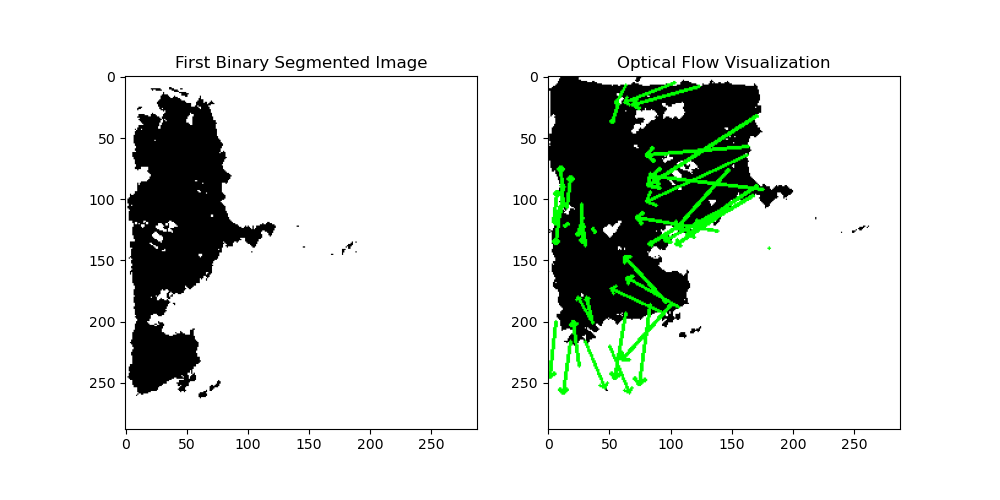
#> input picture src/temp/0039.png, 1000 x 500 px, found by its file name
$ python findcentroid.py
#> lines starting #> are read from the running program, lines starting #| are printed output that depends on the picture; after the words box and inside, x2 and y2 are one past the last pixel; in counts of white or black regions, pixels touching at a corner belong together
import numpy as np
import cv2
import matplotlib.pyplot as plt

def find_cloud_centroids(seg_img_path):
    """
    Finds the centroids of the clouds in a binary segmented image.

    :param seg_img_path: Path to the input binary image where the cloud is white (255) and sky is black (0).
    :return: A list of tuples (cX, cY) representing the centroids of the cloud.
    """
#> called with seg_img_path = '/data:segmented/0039.png'
    # Load the binary segmented image
    seg_img = cv2.imread(seg_img_path, cv2.IMREAD_GRAYSCALE)
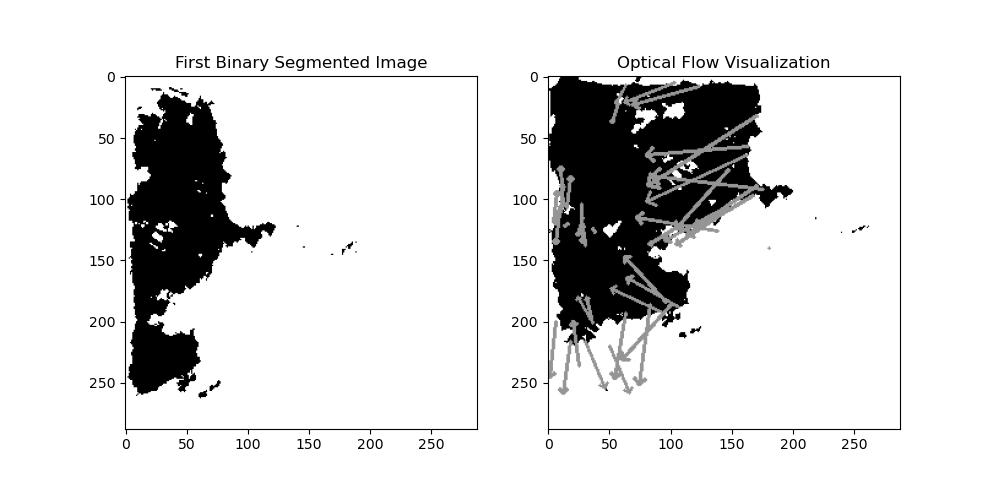
#> seg_img: shape (500, 1000); min 0, max 255, mean 222.1

    # Invert the binary image so that the clouds become black (foreground) and the sky becomes white (background)
    seg_img_inverted = cv2.bitwise_not(seg_img)
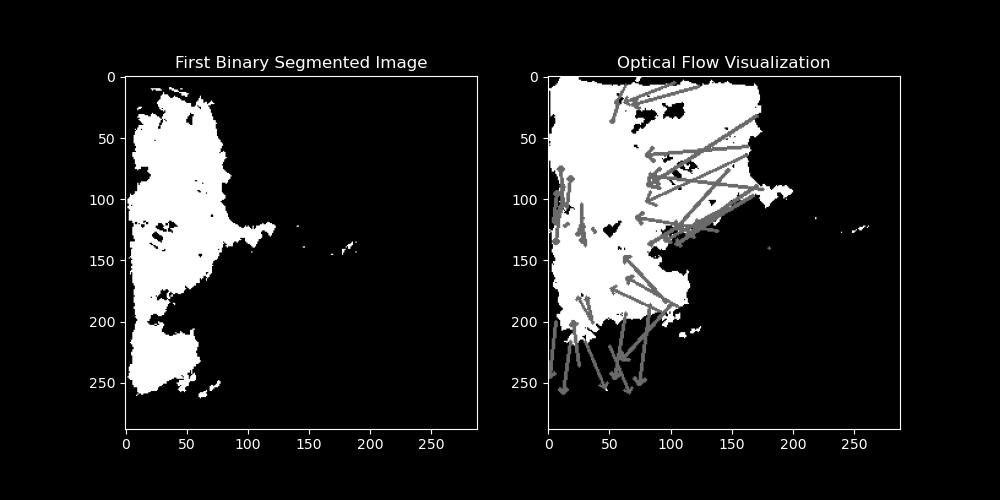
#> seg_img_inverted: shape (500, 1000); min 0, max 255, mean 32.9

    # Find contours in the binary image (clouds are white, sky is black)
    contours, _ = cv2.findContours(seg_img, cv2.RETR_EXTERNAL, cv2.CHAIN_APPROX_SIMPLE)
#> contours = [[[0, 0], [0, 499], [999, 499], [999, 0]]]

    # Convert the grayscale image to BGR so we can draw colored circles
    color_img = cv2.cvtColor(seg_img, cv2.COLOR_GRAY2BGR)

    # List to store centroids
    centroids = []

    for contour in contours:
        # Calculate the moments of the contour
        M = cv2.moments(contour)

        if M["m00"] != 0:  # Avoid division by zero
            # Calculate the centroid using moments
            cx = int(M["m10"] / M["m00"])
            cy = int(M["m01"] / M["m00"])
            centroids.append((cx, cy))

            # Draw the contour and centroid for debugging purposes
            cv2.drawContours(color_img, [contour], -1, (127, 127, 127), 2)  # Draw the contour in gray

            # Draw the centroid as a blue circle
            cv2.circle(color_img, (cx, cy), 7, (255, 0, 0), -1)  # Blue circle for centroids
#> this loop made 1 pass
#> (contour, cx, cy) on pass 1: ([[0, 0], [0, 499], [999, 499], [999, 0]], 499, 249)
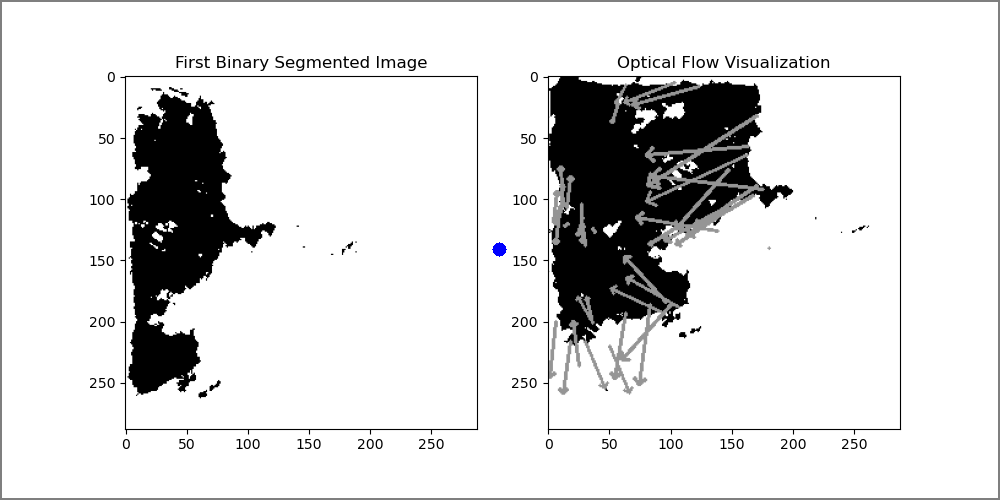
#> color_img: shape (500, 1000, 3); mean B, G, R 220.6, 220.5, 220.5
#> after the loop, centroids = [(499, 249)]

    return centroids, color_img


# Test with your segmented image path
seg_img_path = "/data:segmented/0039.png"  # The image you uploaded
centroids, result_img = find_cloud_centroids(seg_img_path)
#> centroids = [(499, 249)]

# Print centroids
print("Cloud centroids:", centroids)
#| Cloud centroids: [(499, 249)]

# Show the image with marked centroids using matplotlib
plt.imshow(cv2.cvtColor(result_img, cv2.COLOR_BGR2RGB))
plt.title('Cloud Centroids Marked')
plt.axis('off')
plt.show()

$ run again, with src/temp/12.png copied over src/temp/0039.png
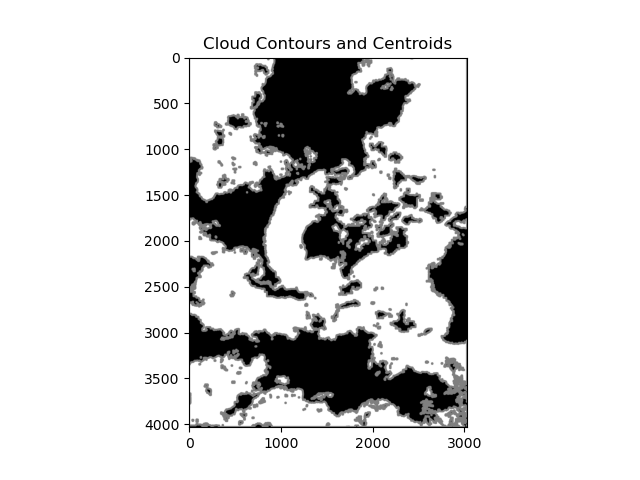
#> input picture src/temp/12.png, 640 x 480 px, found by its file name
#> in find_cloud_centroids, seg_img is the input picture: shape (480, 640); min 0, max 255, mean 216.7
#> in find_cloud_centroids, `seg_img_inverted = cv2.bitwise_not(seg_img)`:
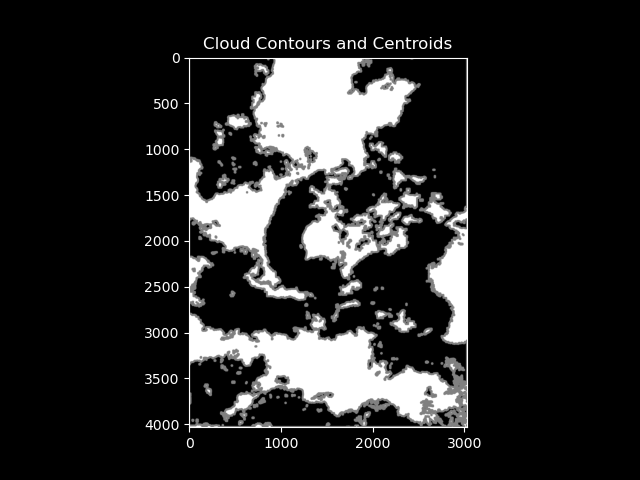
#> seg_img_inverted: shape (480, 640); min 0, max 255, mean 38.3
#> contours = [[[0, 0], [0, 479], [639, 479], [639, 0]]]
#> the loop in find_cloud_centroids, `for contour in contours:` made 1 pass
#> (contour, cx, cy) on pass 1: ([[0, 0], [0, 479], [639, 479], [639, 0]], 319, 239)
#> after the loop in find_cloud_centroids, `for contour in contours:`:
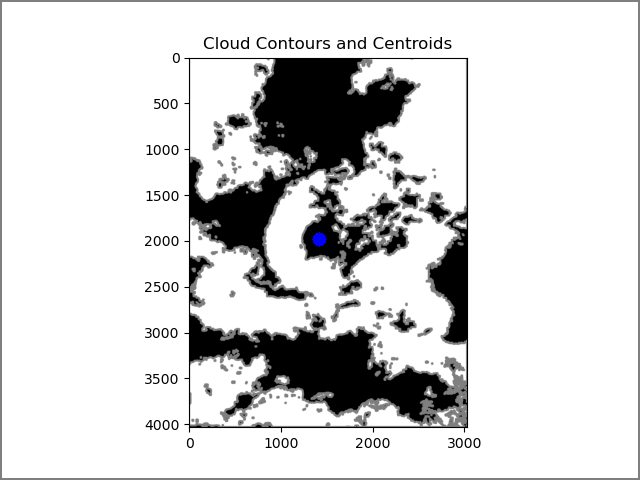
#> color_img: shape (480, 640, 3); 1.5% of pixels changed, all inside (x1, y1, x2, y2) = (0, 0, 640, 480)
#> after the loop in find_cloud_centroids, `for contour in contours:`: centroids = [(319, 239)]
#| Cloud centroids: [(319, 239)]

$ run again, with src/temp/24.png copied over src/temp/0039.png
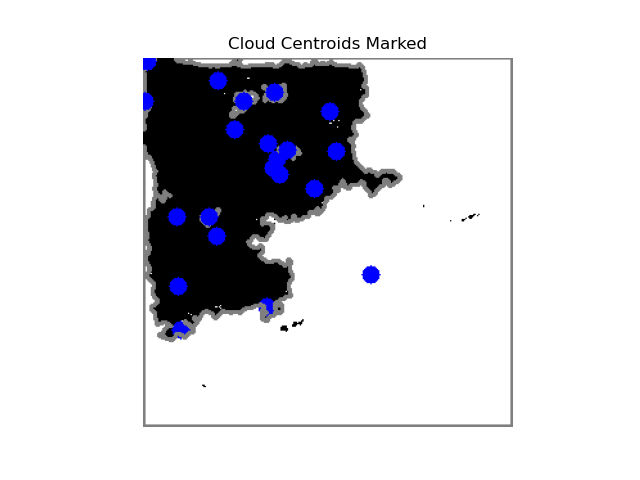
#> input picture src/temp/24.png, 640 x 480 px, found by its file name
#> in find_cloud_centroids, `seg_img_inverted = cv2.bitwise_not(seg_img)`:
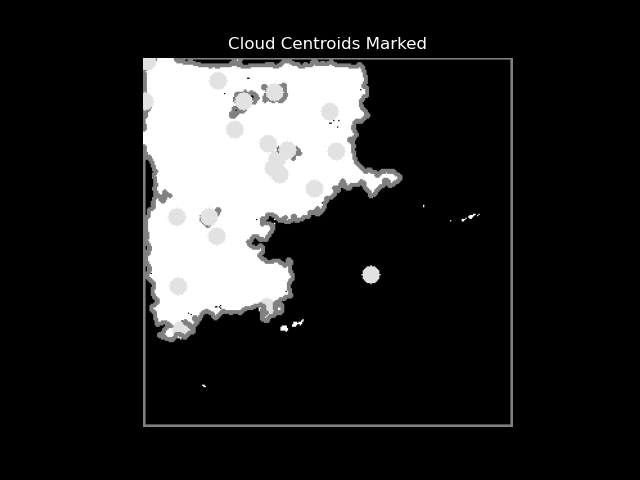
#> seg_img_inverted: shape (480, 640); min 0, max 255, mean 38.8
#> contours = [[[0, 0], [0, 479], [639, 479], [639, 0]]]
#> the loop in find_cloud_centroids, `for contour in contours:` made 1 pass
#> (contour, cx, cy) on pass 1: ([[0, 0], [0, 479], [639, 479], [639, 0]], 319, 239)
#> after the loop in find_cloud_centroids, `for contour in contours:`:
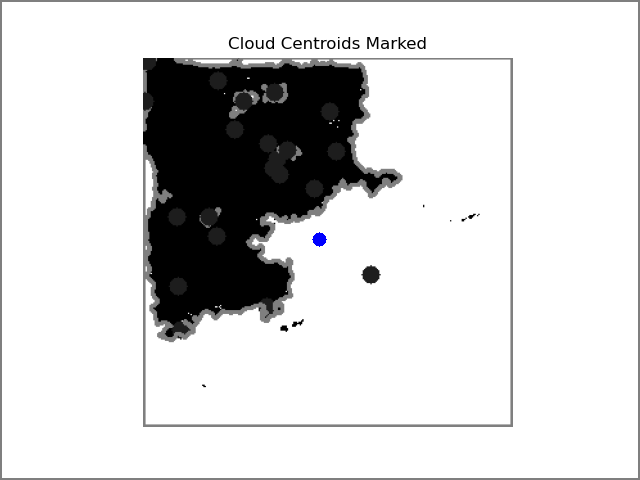
#> color_img: shape (480, 640, 3); mean B, G, R 214.4, 214.2, 214.2
#> after the loop in find_cloud_centroids, `for contour in contours:`: centroids = [(319, 239)]
#| Cloud centroids: [(319, 239)]

$ run again, with src/temp/25.png copied over src/temp/0039.png
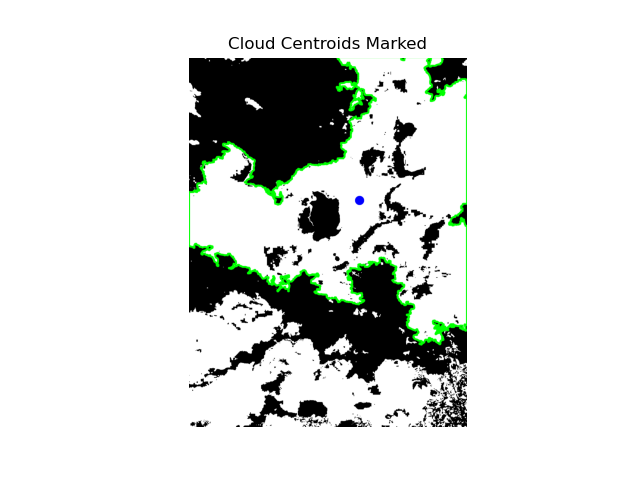
#> input picture src/temp/25.png, 640 x 480 px, found by its file name
#> in find_cloud_centroids, `seg_img_inverted = cv2.bitwise_not(seg_img)`:
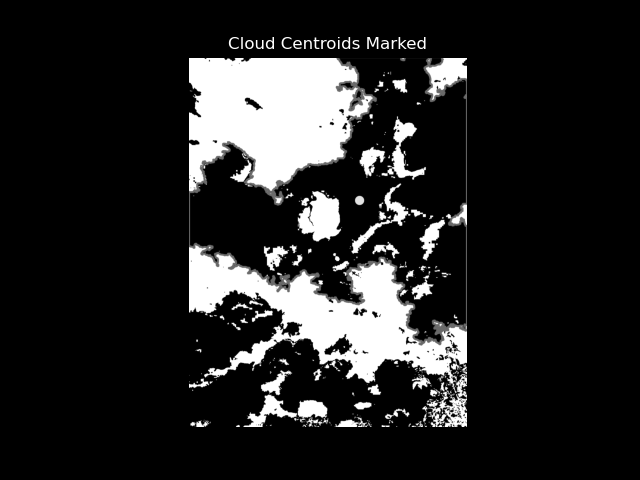
#> seg_img_inverted: shape (480, 640); min 0, max 255, mean 36.5
#> contours = [[[0, 0], [0, 479], [639, 479], [639, 0]]]
#> the loop in find_cloud_centroids, `for contour in contours:` made 1 pass
#> (contour, cx, cy) on pass 1: ([[0, 0], [0, 479], [639, 479], [639, 0]], 319, 239)
#> after the loop in find_cloud_centroids, `for contour in contours:`:
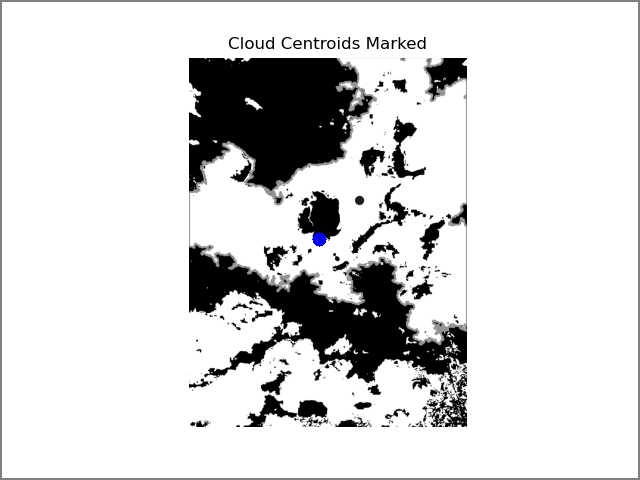
#> color_img: shape (480, 640, 3); mean B, G, R 216.7, 216.5, 216.5
#> after the loop in find_cloud_centroids, `for contour in contours:`: centroids = [(319, 239)]
#| Cloud centroids: [(319, 239)]
